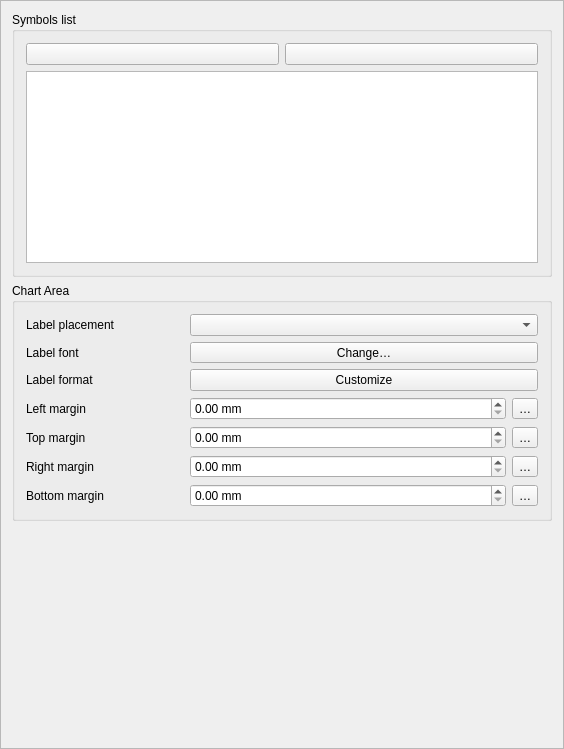
<?xml version="1.0" encoding="UTF-8"?>
<ui version="4.0">
 <class>QgsPieChartPlotWidgetBase</class>
 <widget class="QgsPanelWidget" name="QgsPieChartPlotWidgetBase">
  <property name="geometry">
   <rect>
    <x>0</x>
    <y>0</y>
    <width>564</width>
    <height>749</height>
   </rect>
  </property>
  <property name="sizePolicy">
   <sizepolicy hsizetype="Expanding" vsizetype="Expanding">
    <horstretch>0</horstretch>
    <verstretch>0</verstretch>
   </sizepolicy>
  </property>
  <property name="windowTitle">
   <string>Pie Chart Plot Options</string>
  </property>
  <layout class="QVBoxLayout" name="verticalLayout_2">
   <property name="spacing">
    <number>0</number>
   </property>
   <property name="leftMargin">
    <number>0</number>
   </property>
   <property name="topMargin">
    <number>0</number>
   </property>
   <property name="rightMargin">
    <number>0</number>
   </property>
   <property name="bottomMargin">
    <number>0</number>
   </property>
   <item>
    <widget class="QgsScrollArea" name="scrollArea">
     <property name="frameShape">
      <enum>QFrame::StyledPanel</enum>
     </property>
     <property name="widgetResizable">
      <bool>true</bool>
     </property>
     <widget class="QWidget" name="scrollAreaWidgetContents">
      <property name="geometry">
       <rect>
        <x>0</x>
        <y>-127</y>
        <width>548</width>
        <height>1515</height>
       </rect>
      </property>
      <property name="sizePolicy">
       <sizepolicy hsizetype="Preferred" vsizetype="Maximum">
        <horstretch>0</horstretch>
        <verstretch>0</verstretch>
       </sizepolicy>
      </property>
      <layout class="QVBoxLayout" name="mainLayout">
       <item>
        <widget class="QgsCollapsibleGroupBoxBasic" name="groupSymbolsList">
         <property name="title">
          <string>Symbols list</string>
         </property>
         <property name="sizePolicy">
          <sizepolicy hsizetype="Expanding" vsizetype="Maximum">
           <horstretch>0</horstretch>
           <verstretch>0</verstretch>
          </sizepolicy>
         </property>
         <property name="maximumSize">
          <size>
           <width>16777215</width>
           <height>320</height>
          </size>
         </property>
         <layout class="QVBoxLayout" name="verticalBoxLayout">
          <item>
           <layout class="QHBoxLayout" name="symbolsControlsLayout">
            <item>
             <widget class="QPushButton" name="mAddSymbolPushButton">
              <property name="toolTip">
               <string>Add a series</string>
              </property>
              <property name="text">
               <string/>
              </property>
              <property name="icon">
               <iconset resource="../../../images/images.qrc">
                <normaloff>:/images/themes/default/symbologyAdd.svg</normaloff>:/images/themes/default/symbologyAdd.svg</iconset>
              </property>
             </widget>
            </item>
            <item>
             <widget class="QPushButton" name="mRemoveSymbolPushButton">
              <property name="toolTip">
               <string>Remove selected series</string>
              </property>
              <property name="text">
               <string/>
              </property>
              <property name="icon">
               <iconset resource="../../../images/images.qrc">
                <normaloff>:/images/themes/default/symbologyRemove.svg</normaloff>:/images/themes/default/symbologyRemove.svg</iconset>
              </property>
             </widget>
            </item>
           </layout>
          </item>
          <item>
           <widget class="QTableWidget" name="mSymbolsList">
            <property name="sizePolicy">
             <sizepolicy hsizetype="Expanding" vsizetype="Maximum">
              <horstretch>0</horstretch>
              <verstretch>0</verstretch>
             </sizepolicy>
            </property>
            <property name="maximumSize">
             <size>
              <width>16777215</width>
              <height>320</height>
             </size>
            </property>
           </widget>
          </item>
         </layout>
        </widget>
       </item>
       <item>
        <widget class="QgsCollapsibleGroupBoxBasic" name="groupChartArea">
         <property name="title">
          <string>Chart Area</string>
         </property>
         <layout class="QGridLayout" name="gridLayout" columnstretch="1,2,0">
          <item row="3" column="1">
           <widget class="QgsDoubleSpinBox" name="mSpinLeftMargin">
            <property name="suffix">
             <string> mm</string>
            </property>
            <property name="maximum">
             <double>999.990000000000009</double>
            </property>
           </widget>
          </item>
          <item row="1" column="0">
           <widget class="QLabel" name="label_3">
            <property name="text">
             <string>Label font</string>
            </property>
           </widget>
          </item>
          <item row="5" column="0">
           <widget class="QLabel" name="label_24">
            <property name="text">
             <string>Right margin</string>
            </property>
           </widget>
          </item>
          <item row="5" column="1">
           <widget class="QgsDoubleSpinBox" name="mSpinRightMargin">
            <property name="suffix">
             <string> mm</string>
            </property>
            <property name="maximum">
             <double>999.990000000000009</double>
            </property>
           </widget>
          </item>
          <item row="6" column="1">
           <widget class="QgsDoubleSpinBox" name="mSpinBottomMargin">
            <property name="suffix">
             <string> mm</string>
            </property>
            <property name="maximum">
             <double>999.990000000000009</double>
            </property>
           </widget>
          </item>
          <item row="6" column="0">
           <widget class="QLabel" name="label_25">
            <property name="text">
             <string>Bottom margin</string>
            </property>
           </widget>
          </item>
          <item row="1" column="1" colspan="2">
           <widget class="QgsFontButton" name="mLabelFontButton">
            <property name="sizePolicy">
             <sizepolicy hsizetype="Expanding" vsizetype="Fixed">
              <horstretch>0</horstretch>
              <verstretch>0</verstretch>
             </sizepolicy>
            </property>
            <property name="text">
             <string>Change…</string>
            </property>
           </widget>
          </item>
          <item row="3" column="2">
           <widget class="QgsPropertyOverrideButton" name="mDDBtnLeftMargin">
            <property name="text">
             <string>…</string>
            </property>
           </widget>
          </item>
          <item row="4" column="2">
           <widget class="QgsPropertyOverrideButton" name="mDDBtnTopMargin">
            <property name="text">
             <string>…</string>
            </property>
           </widget>
          </item>
          <item row="4" column="0">
           <widget class="QLabel" name="label_23">
            <property name="text">
             <string>Top margin</string>
            </property>
           </widget>
          </item>
          <item row="3" column="0">
           <widget class="QLabel" name="label_22">
            <property name="text">
             <string>Left margin</string>
            </property>
           </widget>
          </item>
          <item row="4" column="1">
           <widget class="QgsDoubleSpinBox" name="mSpinTopMargin">
            <property name="suffix">
             <string> mm</string>
            </property>
            <property name="maximum">
             <double>999.990000000000009</double>
            </property>
           </widget>
          </item>
          <item row="0" column="1" colspan="2">
           <widget class="QComboBox" name="mLabelCombo">
            <property name="sizePolicy">
             <sizepolicy hsizetype="Expanding" vsizetype="Fixed">
              <horstretch>0</horstretch>
              <verstretch>0</verstretch>
             </sizepolicy>
            </property>
           </widget>
          </item>
          <item row="0" column="0">
           <widget class="QLabel" name="label_2">
            <property name="text">
             <string>Label placement</string>
            </property>
           </widget>
          </item>
          <item row="2" column="0">
           <widget class="QLabel" name="label_17">
            <property name="text">
             <string>Label format</string>
            </property>
           </widget>
          </item>
          <item row="2" column="1" colspan="2">
           <widget class="QPushButton" name="mLabelFormatButton">
            <property name="text">
             <string>Customize</string>
            </property>
           </widget>
          </item>
          <item row="5" column="2">
           <widget class="QgsPropertyOverrideButton" name="mDDBtnRightMargin">
            <property name="text">
             <string>…</string>
            </property>
           </widget>
          </item>
          <item row="6" column="2">
           <widget class="QgsPropertyOverrideButton" name="mDDBtnBottomMargin">
            <property name="text">
             <string>…</string>
            </property>
           </widget>
          </item>
         </layout>
        </widget>
       </item>
      </layout>
     </widget>
    </widget>
   </item>
  </layout>
 </widget>
 <layoutdefault spacing="6" margin="11"/>
 <customwidgets>
  <customwidget>
   <class>QgsPanelWidget</class>
   <extends>QWidget</extends>
   <header>qgspanelwidget.h</header>
   <container>1</container>
  </customwidget>
  <customwidget>
   <class>QgsScrollArea</class>
   <extends>QScrollArea</extends>
   <header>qgsscrollarea.h</header>
   <container>1</container>
  </customwidget>
  <customwidget>
   <class>QgsCollapsibleGroupBoxBasic</class>
   <extends>QGroupBox</extends>
   <header location="global">qgscollapsiblegroupbox.h</header>
   <container>1</container>
  </customwidget>
  <customwidget>
   <class>QgsDoubleSpinBox</class>
   <extends>QDoubleSpinBox</extends>
   <header>qgsdoublespinbox.h</header>
  </customwidget>
  <customwidget>
   <class>QgsPropertyOverrideButton</class>
   <extends>QToolButton</extends>
   <header>qgspropertyoverridebutton.h</header>
  </customwidget>
  <customwidget>
   <class>QgsSymbolButton</class>
   <extends>QToolButton</extends>
   <header>qgssymbolbutton.h</header>
  </customwidget>
  <customwidget>
   <class>QgsFontButton</class>
   <extends>QToolButton</extends>
   <header>qgsfontbutton.h</header>
  </customwidget>
 </customwidgets>
 <tabstops>
  <tabstop>scrollArea</tabstop>
 </tabstops>
 <resources>
  <include location="../../../images/images.qrc"/>
 </resources>
 <connections/>
</ui>
